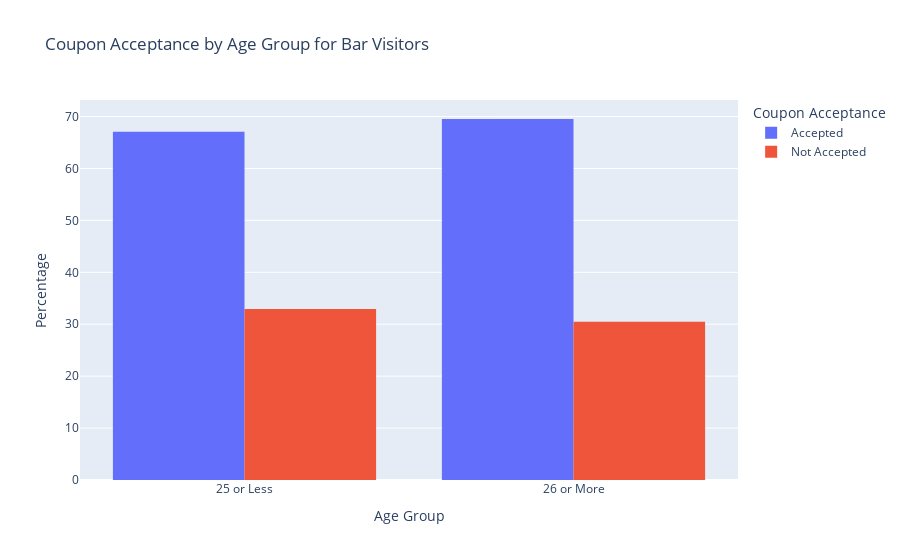

The notebook cell this image was saved under:
### Markdown cell above
4. Compare the acceptance rate between drivers who go to a bar more than once a month and are over the age of 25 to the all others.  Is there a difference?

### Code cell
###
### NOTE: In this interprettion of the question, all customers are bar visitors and I group them by age group within the bar visitors.
###

# Start off the analysis with the dataframe containing bar coupon rows.
#
input_dataframe = bar_coupon_data.copy()

# Create function to label age groups as "25 or Less", "26 or More", or "UNKNOWN".
#
def create_age_26plus_label(age):
    if age == "below21" or (is_convertible_to_int(age) and int(age) <= 25):
        return "25 or Less"
    elif age == "50plus" or (is_convertible_to_int(age) and int(age) > 25):
        return "26 or More"
    else:
        return "UNKNOWN"

# Create a dataframe that:
#  1. Adds an age group label
#  2. Adds an acceptance label (0 = Not Accepted, 1 = Accepted)
#  3. Calculates value count proportions on acceptance groupbed by age group
#
bar_visits_labeled = input_dataframe.query("Bar == '1~3' | Bar == '4~8' | Bar == 'gt8'")[["age","Y"]].copy()
bar_visits_labeled["_age_labeled"] = bar_visits_labeled["age"].apply(create_age_26plus_label)
bar_visits_labeled["_accepted"] = bar_visits_labeled["Y"].apply(create_acceptance_label)
bar_visits_labeled_and_grouped_counts_pct = bar_visits_labeled.groupby("_age_labeled")[["_accepted"]].value_counts(normalize=True) * 100

# Visualize data in a histogram (bar graph)
#
fig = px.histogram(
    bar_visits_labeled_and_grouped_counts_pct.reset_index(),
    title = "Coupon Acceptance by Age Group for Bar Visitors",
    x = '_age_labeled',
    y = 'proportion',
    color = '_accepted',
    barmode ='group',
    labels = {"_age_labeled": "Age Group", "_accepted": "Coupon Acceptance"}
)
    
fig.update_layout(
    yaxis_title='Percentage'
)
    
fig.show()

fig.write_image("visualizations/coupon_acceptane_by_age_for_bar_visitors.png")

# Print out the dataframe
#
bar_visits_labeled_and_grouped_counts_pct.reset_index()

### Figure 1 — Plotly figure (JSON) as saved in the notebook; plotly's stock layout.template omitted (floating-point values rounded to 4 significant figures)
{"data": [{"alignmentgroup": "True", "bingroup": "x", "histfunc": "sum", "hovertemplate": "Coupon Acceptance=Accepted<br>Age Group=%{x}<br>sum of proportion=%{y}<extra></extra>", "legendgroup": "Accepted", "marker": {"color": "#636efa", "pattern": {"shape": ""}}, "name": "Accepted", "offsetgroup": "Accepted", "orientation": "v", "showlegend": true, "type": "histogram", "x": ["25 or Less", "26 or More"], "xaxis": "x", "y": [67.05, 69.52], "yaxis": "y"}, {"alignmentgroup": "True", "bingroup": "x", "histfunc": "sum", "hovertemplate": "Coupon Acceptance=Not Accepted<br>Age Group=%{x}<br>sum of proportion=%{y}<extra></extra>", "legendgroup": "Not Accepted", "marker": {"color": "#EF553B", "pattern": {"shape": ""}}, "name": "Not Accepted", "offsetgroup": "Not Accepted", "orientation": "v", "showlegend": true, "type": "histogram", "x": ["25 or Less", "26 or More"], "xaxis": "x", "y": [32.95, 30.48], "yaxis": "y"}], "layout": {"autosize": true, "barmode": "group", "legend": {"title": {"text": "Coupon Acceptance"}, "tracegroupgap": 0}, "title": {"text": "Coupon Acceptance by Age Group for Bar Visitors"}, "xaxis": {"anchor": "y", "autorange": true, "domain": [0, 1], "range": [-0.5, 1.5], "title": {"text": "Age Group"}, "type": "category"}, "yaxis": {"anchor": "x", "autorange": true, "domain": [0, 1], "range": [0, 73.18], "title": {"text": "Percentage"}, "type": "linear"}}}
